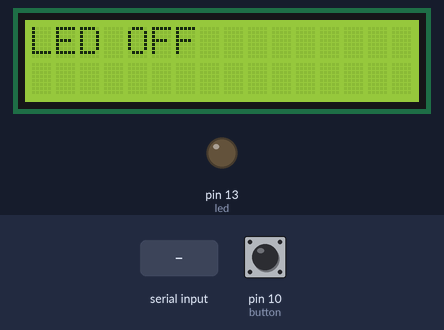
Bench run of a sketch on a simulated Arduino Uno, built with avr-gcc and run on an emulated ATmega328P. On the bench: 16×2 character LCD, output pins drawn as LEDs (lit = HIGH). Inputs (shaded band) come from the test bench; at power-on: pin 10 (button) LOW. What the sketch prints to the serial monitor is not drawn.

Above: at 1.2 s.
1.3 s: "2\n" received over Serial
At 2.1 s:
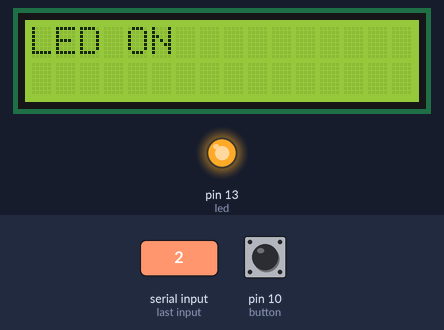
Timing chart, 0 to 4.3 s (numbered marks = the images above; inputs shaded):
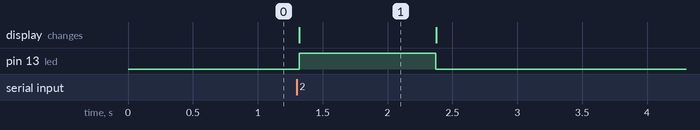

The sketch:

sender.ino
```cpp
#include <LiquidCrystal.h>
#define RS 12
#define ENABLE 11
#define D4 5
#define D5 4
#define D6 3
#define D7 2

LiquidCrystal lcd(RS, ENABLE, D4, D5, D6, D7);

const int button = 10;
int etat_button = 0;
const int led = 13;
int etat_msg = 0;

void setup() {
  Serial.begin(9600);
  pinMode(button, INPUT);
  pinMode(led, OUTPUT);
  lcd.begin(16, 2);
  lcd.clear();
  lcd.print("LED OFF");
}

void loop() {
  etat_button = digitalRead(button); //------------------------
  if (etat_button == HIGH) {         //
    Serial.println(1);               // Partie qui envoie '1'
  }                                  // sur le port serie quand
  else {                             // on appuie sur le boutton
    Serial.println(0);               //
  }                                  //------------------------

  if (Serial.available()) {
    int rep = Serial.parseInt();
    if (rep == 2) {
      if (etat_msg == 1) {
      }
      else {
        etat_msg = 1;
        lcd.clear();
        lcd.print("LED ON");
      }
      digitalWrite(led, HIGH);       // Partie qui allume la
    }                                // LED quand on reçoit
    else {                           // '2' sur le port série
      digitalWrite(led, LOW);        //
      if (etat_msg == 0) {
      }
      else {
        etat_msg = 0;
        lcd.clear();
        lcd.print("LED OFF");
      }
    }
  }
  delay(50);
}
```

Measured:
- after the input at 1.3 s, pin 13 (led): LOW → HIGH at once, → LOW 1.1 s later; the display: changes at once (image 1)
- what the display in image 1 shows lasts 1.1 s, from 1.3 s to 2.4 s
